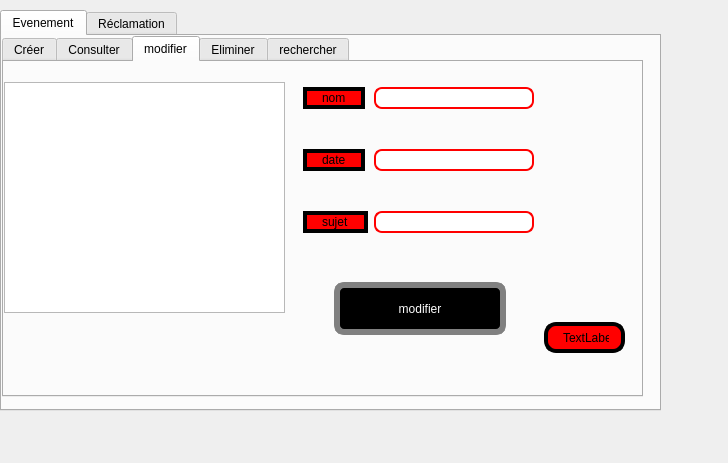
<?xml version="1.0" encoding="UTF-8"?>
<ui version="4.0">
 <class>bouton_evenement</class>
 <widget class="QDialog" name="bouton_evenement">
  <property name="geometry">
   <rect>
    <x>0</x>
    <y>0</y>
    <width>728</width>
    <height>463</height>
   </rect>
  </property>
  <property name="windowTitle">
   <string>departement evenement</string>
  </property>
  <widget class="QTabWidget" name="tabWidget">
   <property name="geometry">
    <rect>
     <x>0</x>
     <y>10</y>
     <width>661</width>
     <height>401</height>
    </rect>
   </property>
   <property name="currentIndex">
    <number>0</number>
   </property>
   <widget class="QWidget" name="widget">
    <attribute name="title">
     <string>Evenement</string>
    </attribute>
    <widget class="QTabWidget" name="tabWidget_3">
     <property name="geometry">
      <rect>
       <x>0</x>
       <y>0</y>
       <width>641</width>
       <height>361</height>
      </rect>
     </property>
     <property name="styleSheet">
      <string notr="true">
#mainFrame {
border: 3px solid red;
border-radius: 40px;
background: white;
}
 #MyLoginForm {
background: red;
}

#mainFrame {
border: 3px solid red;
border-radius: 40px;
background: white;
}
QLineEdit {
padding: 1px;
border-style: solid;
border: 2px solid red;
border-radius: 8px;
}

QPushButton {
color: white;
  background: bleu;

border-width: 6px;
border-color: grey;
border-style: solid;
border-radius: 10;
padding: 3px;
font-size: 12px;
padding-left: 5px;
padding-right: 5px;
min-width: 150px;
max-width: 150px;
min-height: 35px;
max-height: 35px;
}
QLabel {
     border: 4px solid black;
     border-radius: 12px;
     padding: 0 12px;
     background: red;
     selection-background-color: black;
 }
QPushButton:hover { background-color: #FF0101; }
 
  
</string>
     </property>
     <property name="currentIndex">
      <number>2</number>
     </property>
     <widget class="QWidget" name="tab_6">
      <attribute name="title">
       <string>Créer</string>
      </attribute>
      <widget class="QLabel" name="label_4">
       <property name="geometry">
        <rect>
         <x>0</x>
         <y>40</y>
         <width>121</width>
         <height>41</height>
        </rect>
       </property>
       <property name="text">
        <string>nom</string>
       </property>
      </widget>
      <widget class="QLabel" name="label_5">
       <property name="geometry">
        <rect>
         <x>0</x>
         <y>110</y>
         <width>121</width>
         <height>41</height>
        </rect>
       </property>
       <property name="text">
        <string>date</string>
       </property>
      </widget>
      <widget class="QLabel" name="label_6">
       <property name="geometry">
        <rect>
         <x>0</x>
         <y>190</y>
         <width>121</width>
         <height>41</height>
        </rect>
       </property>
       <property name="text">
        <string>sujet</string>
       </property>
      </widget>
      <widget class="QLineEdit" name="lineEdit_nomev">
       <property name="geometry">
        <rect>
         <x>180</x>
         <y>40</y>
         <width>141</width>
         <height>41</height>
        </rect>
       </property>
       <property name="text">
        <string/>
       </property>
      </widget>
      <widget class="QLineEdit" name="lineEdit_dateev">
       <property name="geometry">
        <rect>
         <x>180</x>
         <y>110</y>
         <width>141</width>
         <height>41</height>
        </rect>
       </property>
      </widget>
      <widget class="QLineEdit" name="lineEdit_sujetev">
       <property name="geometry">
        <rect>
         <x>180</x>
         <y>190</y>
         <width>141</width>
         <height>41</height>
        </rect>
       </property>
      </widget>
      <widget class="QPushButton" name="pushButton_inserev">
       <property name="geometry">
        <rect>
         <x>370</x>
         <y>100</y>
         <width>172</width>
         <height>53</height>
        </rect>
       </property>
       <property name="text">
        <string>Insérer</string>
       </property>
      </widget>
     </widget>
     <widget class="QWidget" name="tab_7">
      <attribute name="title">
       <string>Consulter</string>
      </attribute>
      <widget class="QTableView" name="tableView_2">
       <property name="geometry">
        <rect>
         <x>0</x>
         <y>0</y>
         <width>361</width>
         <height>281</height>
        </rect>
       </property>
      </widget>
      <widget class="QPushButton" name="pushButton">
       <property name="geometry">
        <rect>
         <x>370</x>
         <y>40</y>
         <width>172</width>
         <height>53</height>
        </rect>
       </property>
       <property name="text">
        <string>tri selon le nom</string>
       </property>
      </widget>
      <widget class="QPushButton" name="pushButton_2">
       <property name="geometry">
        <rect>
         <x>370</x>
         <y>120</y>
         <width>172</width>
         <height>53</height>
        </rect>
       </property>
       <property name="text">
        <string>tri selon la date</string>
       </property>
      </widget>
      <widget class="QPushButton" name="pushButton_3">
       <property name="geometry">
        <rect>
         <x>370</x>
         <y>200</y>
         <width>172</width>
         <height>53</height>
        </rect>
       </property>
       <property name="text">
        <string>tri selon le sujet</string>
       </property>
      </widget>
     </widget>
     <widget class="QWidget" name="tab">
      <attribute name="title">
       <string>modifier</string>
      </attribute>
      <widget class="QPushButton" name="pushButton_modifierev_2">
       <property name="geometry">
        <rect>
         <x>330</x>
         <y>220</y>
         <width>172</width>
         <height>53</height>
        </rect>
       </property>
       <property name="text">
        <string>modifier</string>
       </property>
      </widget>
      <widget class="QWidget" name="formLayoutWidget">
       <property name="geometry">
        <rect>
         <x>299</x>
         <y>25</y>
         <width>231</width>
         <height>181</height>
        </rect>
       </property>
       <layout class="QFormLayout" name="formLayout">
        <property name="verticalSpacing">
         <number>40</number>
        </property>
        <item row="0" column="0">
         <widget class="QLabel" name="label_9">
          <property name="text">
           <string>nom</string>
          </property>
         </widget>
        </item>
        <item row="1" column="0">
         <widget class="QLabel" name="label_8">
          <property name="text">
           <string>date</string>
          </property>
         </widget>
        </item>
        <item row="2" column="0">
         <widget class="QLabel" name="label_10">
          <property name="text">
           <string>sujet</string>
          </property>
         </widget>
        </item>
        <item row="0" column="1">
         <widget class="QLineEdit" name="lineEdit_nomev_2">
          <property name="text">
           <string/>
          </property>
         </widget>
        </item>
        <item row="1" column="1">
         <widget class="QLineEdit" name="lineEdit_dateev_2"/>
        </item>
        <item row="2" column="1">
         <widget class="QLineEdit" name="lineEdit_sujetev_2"/>
        </item>
       </layout>
      </widget>
      <widget class="QTableView" name="tableView_4">
       <property name="geometry">
        <rect>
         <x>0</x>
         <y>20</y>
         <width>281</width>
         <height>231</height>
        </rect>
       </property>
      </widget>
      <widget class="QLabel" name="label_arduino">
       <property name="geometry">
        <rect>
         <x>540</x>
         <y>260</y>
         <width>81</width>
         <height>31</height>
        </rect>
       </property>
       <property name="text">
        <string>TextLabel</string>
       </property>
      </widget>
     </widget>
     <widget class="QWidget" name="tab_8">
      <attribute name="title">
       <string>Eliminer</string>
      </attribute>
      <widget class="QLabel" name="label_7">
       <property name="geometry">
        <rect>
         <x>0</x>
         <y>80</y>
         <width>151</width>
         <height>61</height>
        </rect>
       </property>
       <property name="text">
        <string>date</string>
       </property>
      </widget>
      <widget class="QLineEdit" name="lineEdit">
       <property name="geometry">
        <rect>
         <x>180</x>
         <y>90</y>
         <width>161</width>
         <height>51</height>
        </rect>
       </property>
       <property name="text">
        <string/>
       </property>
      </widget>
      <widget class="QPushButton" name="pushButton_supprimerev">
       <property name="geometry">
        <rect>
         <x>370</x>
         <y>90</y>
         <width>172</width>
         <height>53</height>
        </rect>
       </property>
       <property name="text">
        <string>supprimer</string>
       </property>
      </widget>
     </widget>
     <widget class="QWidget" name="tab_9">
      <attribute name="title">
       <string>rechercher</string>
      </attribute>
      <widget class="QTableView" name="tableView_3">
       <property name="geometry">
        <rect>
         <x>180</x>
         <y>11</y>
         <width>371</width>
         <height>261</height>
        </rect>
       </property>
      </widget>
      <widget class="QLabel" name="label_11">
       <property name="geometry">
        <rect>
         <x>0</x>
         <y>60</y>
         <width>71</width>
         <height>41</height>
        </rect>
       </property>
       <property name="text">
        <string>Nom</string>
       </property>
      </widget>
      <widget class="QLineEdit" name="lineEdit_nomev_3">
       <property name="geometry">
        <rect>
         <x>79</x>
         <y>60</y>
         <width>91</width>
         <height>41</height>
        </rect>
       </property>
       <property name="text">
        <string/>
       </property>
      </widget>
      <widget class="QLabel" name="label_12">
       <property name="geometry">
        <rect>
         <x>0</x>
         <y>110</y>
         <width>71</width>
         <height>41</height>
        </rect>
       </property>
       <property name="text">
        <string>Date</string>
       </property>
      </widget>
      <widget class="QLineEdit" name="lineEdit_nomev_4">
       <property name="geometry">
        <rect>
         <x>80</x>
         <y>110</y>
         <width>91</width>
         <height>41</height>
        </rect>
       </property>
       <property name="text">
        <string/>
       </property>
      </widget>
      <widget class="QLabel" name="label_16">
       <property name="geometry">
        <rect>
         <x>0</x>
         <y>160</y>
         <width>71</width>
         <height>41</height>
        </rect>
       </property>
       <property name="text">
        <string>Sujet</string>
       </property>
      </widget>
      <widget class="QLineEdit" name="lineEdit_nomev_5">
       <property name="geometry">
        <rect>
         <x>80</x>
         <y>160</y>
         <width>91</width>
         <height>41</height>
        </rect>
       </property>
       <property name="text">
        <string/>
       </property>
      </widget>
     </widget>
    </widget>
   </widget>
   <widget class="QWidget" name="tab_2">
    <attribute name="title">
     <string>Réclamation</string>
    </attribute>
   </widget>
  </widget>
  <widget class="QLabel" name="label">
   <property name="geometry">
    <rect>
     <x>6</x>
     <y>2</y>
     <width>731</width>
     <height>471</height>
    </rect>
   </property>
   <property name="text">
    <string>TextLabel</string>
   </property>
  </widget>
  <zorder>label</zorder>
  <zorder>tabWidget</zorder>
 </widget>
 <resources/>
 <connections/>
</ui>
